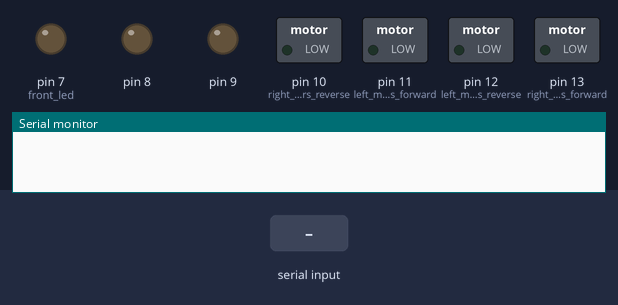
Recording of a sketch running on a simulated Arduino Uno, built with avr-gcc and run on an emulated ATmega328P. Shown: switched loads named in the sketch (green lamp = pin HIGH), output pins drawn as LEDs (lit = HIGH), the last lines printed to the serial monitor. The inputs (shaded band) are chosen by the test bench.

Above: at 1.2 s.
1.3 s: "F" received over Serial
At 2.2 s:
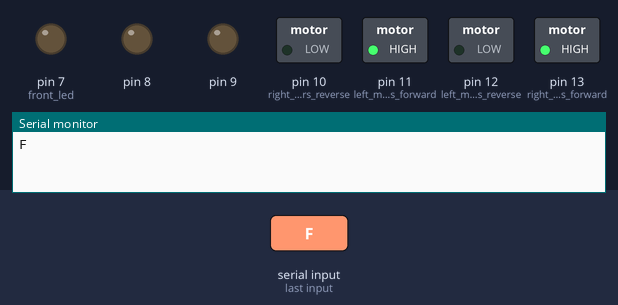
2.9 s: "B" received over Serial
At 3.4 s:
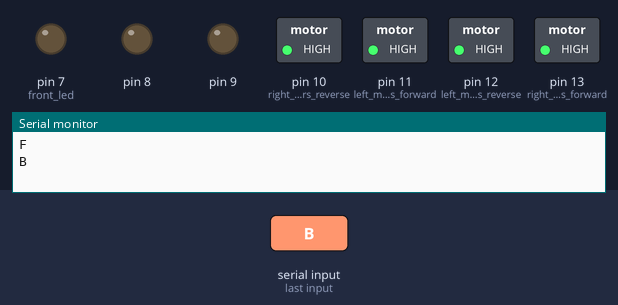
4.5 s: "W" received over Serial
At 5.7 s:
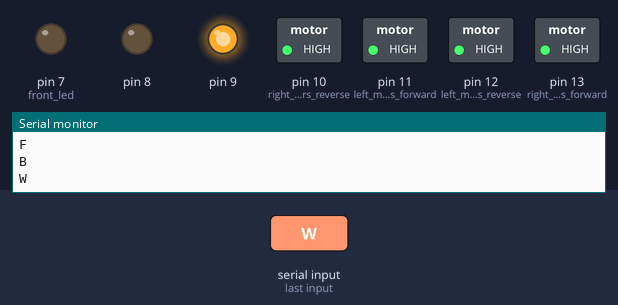
6.0 s: "S" received over Serial
At 6.9 s:
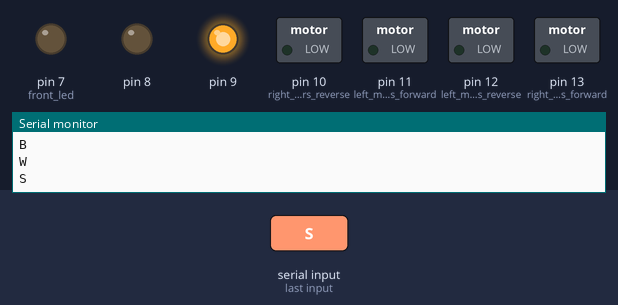
7.5 s: "L" received over Serial
At 8.1 s:
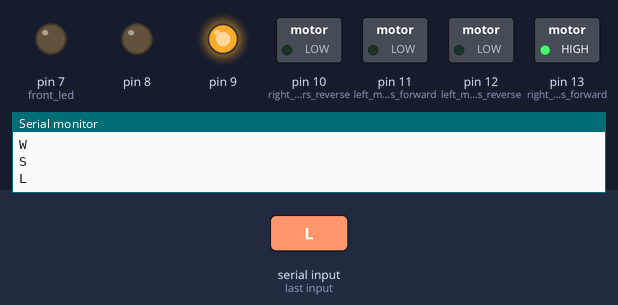
9.0 s: "R" received over Serial
At 10.4 s:
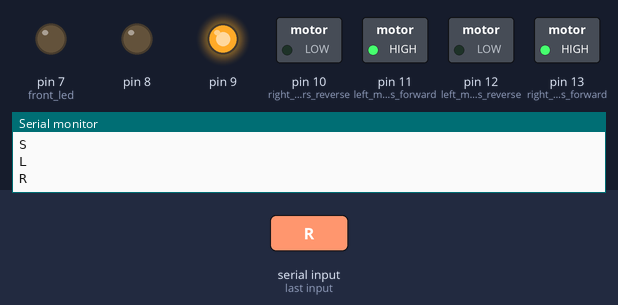
Timing chart, 0 to 11.5 s (numbered marks = the images above; inputs shaded):
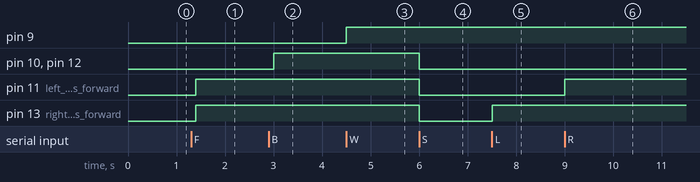

The sketch:

code_for_arduino_blootooth_controlled_rc_2wd_car.ino
```cpp
//Prasiddhi Agrawal
//SIT217
//Software Robotic Project
char t;

void setup() {
pinMode(11,OUTPUT);   //left motors forward
pinMode(12,OUTPUT);   //left motors reverse
pinMode(13,OUTPUT);   //right motors forward
pinMode(10,OUTPUT);   //right motors reverse
pinMode(9,OUTPUT);
pinMode(8,OUTPUT);    //
pinMode(7,OUTPUT);    //front led
Serial.begin(9600);

}

void loop() {
if(Serial.available()){
  t = Serial.read();
  Serial.println(t);
}

if(t == 'F'){            //move forward(all motors rotate in forward direction)
  digitalWrite(13,HIGH);
  digitalWrite(11,HIGH);
}

else if(t == 'B'){      //move reverse (all motors rotate in reverse direction)
  digitalWrite(12,HIGH);
  digitalWrite(10,HIGH);
}

else if(t == 'L'){
  digitalWrite(13,HIGH);//turn left (right side motors rotate in forward direction, left side motors doesn't rotate)
}

else if(t == 'R'){      //turn right (left side motors rotate in forward direction, right side motors doesn't rotate)
  digitalWrite(11,HIGH);
}

else if(t == 'W'){    //turn led on or off)
  digitalWrite(9,HIGH);
}
else if(t == 'w'){
  digitalWrite(9,LOW);
}

else if(t == 'S'){      //STOP (all motors stop)
  digitalWrite(13,LOW);
  digitalWrite(12,LOW);
  digitalWrite(11,LOW);
  digitalWrite(10,LOW);
}
else if(t == 'V'){    //horn on
  digitalWrite(8,HIGH);
}
else if(t== 'v') {
  digitalWrite(8,LOW);
}
else if(t == 'U'){   // back light
  digitalWrite(7,HIGH);
}
else if(t== 'u') {
  digitalWrite(7,LOW);
}

delay(100);
}
```

Measured:
- after the input at 1.3 s, pin 11 (left_motors_forward), pin 13 (right_motors_forward): LOW → HIGH after 0.10 s
- after the input at 2.9 s, pin 10 (right_motors_reverse), pin 12 (left_motors_reverse): LOW → HIGH after 0.10 s
- after the input at 4.5 s, pin 9: LOW → HIGH at once
- after the input at 6.0 s, pin 10 (right_motors_reverse), pin 11 (left_motors_forward), pin 12 (left_motors_reverse), pin 13 (right_motors_forward): HIGH → LOW at once
- after the input at 7.5 s, pin 13 (right_motors_forward): LOW → HIGH at once
- after the input at 9.0 s, pin 11 (left_motors_forward): LOW → HIGH at once
